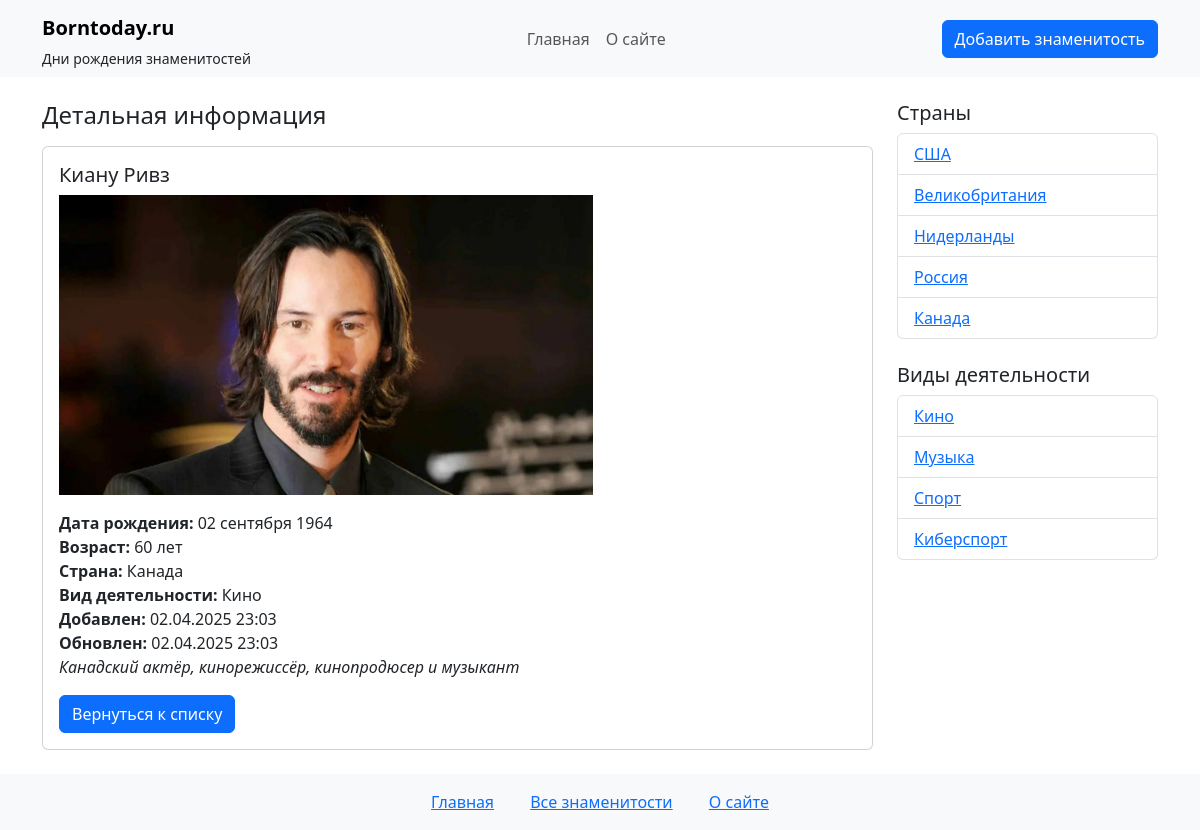
The page /person/kianu-rivz/ on the database its author committed.
### star/models.py (models this page shows, shortened)
class Star(models.Model):
    name = models.CharField(max_length=100, verbose_name="Имя")
    slug = models.SlugField(max_length=255, unique=True, db_index=True, verbose_name="URL")
    country = models.ForeignKey(Country, on_delete=models.CASCADE, related_name='stars', verbose_name="Страна")
    categories = models.ManyToManyField(Category, related_name='stars', verbose_name="Категории")
    birth_date = models.DateField(verbose_name="Дата рождения")
    content = models.TextField(verbose_name="Описание")
    photo = models.ImageField(upload_to='photos/%Y/%m/%d/', blank=True, null=True, verbose_name="Фотография")
    is_published = models.BooleanField(default=True, verbose_name="Опубликовано")
    time_create = models.DateTimeField(auto_now_add=True, verbose_name="Время создания")
    time_update = models.DateTimeField(auto_now=True, verbose_name="Время изменения")
    def get_age(self):
        today = date.today()
        age = today.year - self.birth_date.year
        if (today.month, today.day) < (self.birth_date.month, self.birth_date.day):
            age -= 1
        return age
    class Meta:
        verbose_name = 'Знаменитость'
        verbose_name_plural = 'Знаменитости'
        ordering = ['-time_create']  # Сортировка по убыванию времени создания
        indexes = [
            models.Index(fields=['-time_create']),  # Индекс для повышения производительности
        ]

class Country(models.Model):
   name = models.CharField(max_length=100)  # Название страны
   slug = models.SlugField(max_length=255, blank=True, unique=False, db_index=True, verbose_name="URL")
   class Meta:
       verbose_name = 'Страна'
       verbose_name_plural = 'Страны'

class Category(models.Model):
    title = models.CharField(max_length=100)  # Название категории
    slug = models.SlugField(max_length=255, blank=True, db_index=True, verbose_name="URL")
    class Meta:
        verbose_name = 'Категория'
        verbose_name_plural = 'Категории'

### star/views.py (the view)
# urls.py: path('person/<slug:slug>/', views.star_detail, name='star_detail'), # Детальная страница по slug
def star_detail(request, slug):
    star = get_object_or_404(Star, slug=slug, is_published=True)
    countries = Country.objects.all()
    categories = Category.objects.all()
    context = {
        'star': star,
        'star_countries': countries,
        'star_categories': categories,
    }
    return render(request, 'star/star-detail.html', context)

### star/templates/star/star-detail.html (shortened to what this page needs)
{% extends 'star/base.html' %}
{% block content %}
<h4 class="mb-3">Детальная информация</h4>
<div class="card">
  <div class="card-body">
    <h5 class="card-title">{{ star.name }}</h5>
    {% if star.photo %}
      <img src="{{ star.photo.url }}" alt="{{ star.name }}" class="img-fluid mb-3" style="max-height: 300px;">
    {% endif %}
    <p class="card-text">
      <strong>Дата рождения:</strong> {{ star.birth_date|date:"d E Y" }}<br>
      <strong>Возраст:</strong> {{ star.get_age }} лет<br>
      <strong>Страна:</strong> {{ star.country.name }}<br>
      <strong>Вид деятельности:</strong>
      {% for category in star.categories.all %}
        {{ category.title }}{% if not forloop.last %}, {% endif %}
      {% endfor %}<br>
      <strong>Добавлен:</strong> {{ star.time_create|date:"d.m.Y H:i" }}<br>
      <strong>Обновлен:</strong> {{ star.time_update|date:"d.m.Y H:i" }}<br>
      <em>{{ star.content }}</em>
    </p>
    <a href="{% url 'star_index' %}" class="btn btn-primary">Вернуться к списку</a>
  </div>
</div>
{% endblock %}

### star/templates/star/base.html (shortened to what this page needs)
<!DOCTYPE html>
<html lang="ru">
<head>
  <link rel="stylesheet" href="https://cdn.jsdelivr.net/npm/bootstrap@5.3.0/dist/css/bootstrap.min.css">
</head>
<body>
{% include 'star/header.html' %}
<main class="container my-4">
  <div class="row">
    <div class="col-md-9">
      {% block content %}{% endblock %}
    </div>
    {% include 'star/sidebar.html' %}
  </div>
</main>
{% include 'star/footer.html' %}
</body>
</html>

### star/templates/star/header.html (shortened to what this page needs)
<nav class="navbar navbar-expand-lg navbar-light bg-light">
  <div class="container">
    <div class="d-flex flex-column">
      <a class="navbar-brand fw-bold" href="{% url 'star_index' %}">Borntoday.ru</a>
      <span class="small">Дни рождения знаменитостей</span>
    </div>
    <div class="collapse navbar-collapse justify-content-center" id="mainMenu">
      <ul class="navbar-nav">
        <li class="nav-item">
          <a class="nav-link" href="{% url 'star_index' %}">Главная</a>
        </li>
        <li class="nav-item">
          <a class="nav-link" href="{% url 'about' %}">О сайте</a>
        </li>
      </ul>
    </div>
    <div>
      <a href="{% url 'add_star' %}" class="btn btn-primary">Добавить знаменитость</a>
    </div>
  </div>
</nav>

### star/templates/star/sidebar.html
<div class="col-md-3">
 <h5>Страны</h5>
 <ul class="list-group mb-4">
   {% for country in star_countries %}
   <li class="list-group-item">
     <a href="{% url 'stars_by_country' country.slug %}">{{country.name}}</a>
   </li>
   {% endfor %}
 </ul>
 <h5>Виды деятельности</h5>
 <ul class="list-group">
   {% for cat in star_categories %}
   <li class="list-group-item">
     <a href="{% url 'stars_by_category' cat.slug %}">{{ cat.title }}</a>
   </li>
   {% endfor %}
 </ul>
</div>

### star/templates/star/footer.html
<footer class="bg-light py-3 mt-4">
  <div class="container">
    <div class="row">
      <div class="col text-center">
        <a href="{% url 'star_index' %}" class="mx-3">Главная</a>
        <a href="{% url 'star_index' %}" class="mx-3">Все знаменитости</a>
        <a href="{% url 'about' %}" class="mx-3">О сайте</a>
      </div>
    </div>
  </div>
</footer>

### rows shown on the page
Star: name "Киану Ривз", photo (picture), birth_date "02 сентября 1964", get_age "60", country.name "Канада", time_create "02.04.2025 23:03", time_update "02.04.2025 23:03", content "Канадский актёр, кинорежиссёр, кинопродюсер и музыкант"
Category: title "Кино"
Country: name "США"
Country: name "Великобритания"
Country: name "Нидерланды"
Country: name "Россия"
Country: name "Канада"
Category: title "Музыка"
Category: title "Спорт"
Category: title "Киберспорт"
